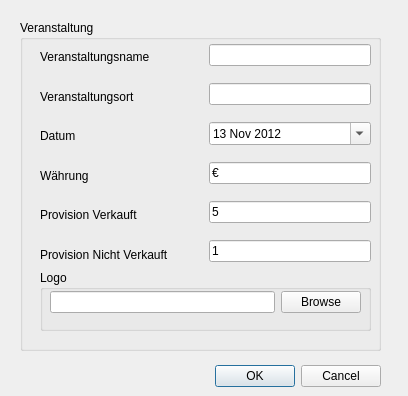
<?xml version="1.0" encoding="UTF-8"?>
<ui version="4.0">
 <class>EventMgrWidget</class>
 <widget class="QDialog" name="EventMgrWidget">
  <property name="geometry">
   <rect>
    <x>0</x>
    <y>0</y>
    <width>408</width>
    <height>396</height>
   </rect>
  </property>
  <property name="windowTitle">
   <string>Dialog</string>
  </property>
  <widget class="QDialogButtonBox" name="buttonBox">
   <property name="geometry">
    <rect>
     <x>40</x>
     <y>360</y>
     <width>341</width>
     <height>32</height>
    </rect>
   </property>
   <property name="orientation">
    <enum>Qt::Horizontal</enum>
   </property>
   <property name="standardButtons">
    <set>QDialogButtonBox::Cancel|QDialogButtonBox::Ok</set>
   </property>
  </widget>
  <widget class="QGroupBox" name="eventgroupBox">
   <property name="geometry">
    <rect>
     <x>20</x>
     <y>20</y>
     <width>361</width>
     <height>331</height>
    </rect>
   </property>
   <property name="title">
    <string>Veranstaltung</string>
   </property>
   <widget class="QGroupBox" name="logogroupBox">
    <property name="geometry">
     <rect>
      <x>20</x>
      <y>250</y>
      <width>331</width>
      <height>61</height>
     </rect>
    </property>
    <property name="title">
     <string>Logo</string>
    </property>
    <widget class="QWidget" name="">
     <property name="geometry">
      <rect>
       <x>10</x>
       <y>20</y>
       <width>311</width>
       <height>25</height>
      </rect>
     </property>
     <layout class="QHBoxLayout" name="horizontalLayout_2">
      <item>
       <widget class="QLineEdit" name="logolineEdit">
        <property name="enabled">
         <bool>true</bool>
        </property>
        <property name="readOnly">
         <bool>true</bool>
        </property>
       </widget>
      </item>
      <item>
       <widget class="QPushButton" name="browselblbtn">
        <property name="text">
         <string>Browse</string>
        </property>
       </widget>
      </item>
     </layout>
    </widget>
   </widget>
   <widget class="QWidget" name="">
    <property name="geometry">
     <rect>
      <x>20</x>
      <y>20</y>
      <width>331</width>
      <height>231</height>
     </rect>
    </property>
    <layout class="QHBoxLayout" name="horizontalLayout">
     <item>
      <layout class="QVBoxLayout" name="verticalLayout">
       <item>
        <widget class="QLabel" name="eventlbl">
         <property name="sizePolicy">
          <sizepolicy hsizetype="Preferred" vsizetype="Preferred">
           <horstretch>1</horstretch>
           <verstretch>0</verstretch>
          </sizepolicy>
         </property>
         <property name="text">
          <string>Veranstaltungsname</string>
         </property>
        </widget>
       </item>
       <item>
        <widget class="QLabel" name="eventlocationlabel">
         <property name="sizePolicy">
          <sizepolicy hsizetype="Expanding" vsizetype="Preferred">
           <horstretch>0</horstretch>
           <verstretch>0</verstretch>
          </sizepolicy>
         </property>
         <property name="text">
          <string>Veranstaltungsort</string>
         </property>
        </widget>
       </item>
       <item>
        <widget class="QLabel" name="datelbl">
         <property name="text">
          <string>Datum</string>
         </property>
        </widget>
       </item>
       <item>
        <widget class="QLabel" name="currencyLabel">
         <property name="text">
          <string>Währung</string>
         </property>
        </widget>
       </item>
       <item>
        <widget class="QLabel" name="provSoldLabel">
         <property name="text">
          <string>Provision Verkauft</string>
         </property>
        </widget>
       </item>
       <item>
        <widget class="QLabel" name="provNSoldLabel">
         <property name="text">
          <string>Provision Nicht Verkauft</string>
         </property>
        </widget>
       </item>
      </layout>
     </item>
     <item>
      <layout class="QVBoxLayout" name="verticalLayout_2">
       <property name="spacing">
        <number>13</number>
       </property>
       <item>
        <widget class="QLineEdit" name="eventnameedit"/>
       </item>
       <item>
        <widget class="QLineEdit" name="eventLocationlineedit"/>
       </item>
       <item>
        <widget class="QDateEdit" name="eventdateedit">
         <property name="dateTime">
          <datetime>
           <hour>0</hour>
           <minute>0</minute>
           <second>0</second>
           <year>2012</year>
           <month>11</month>
           <day>13</day>
          </datetime>
         </property>
         <property name="calendarPopup">
          <bool>true</bool>
         </property>
        </widget>
       </item>
       <item>
        <widget class="QLineEdit" name="currencyLineEdit">
         <property name="text">
          <string>€</string>
         </property>
         <property name="maxLength">
          <number>2</number>
         </property>
        </widget>
       </item>
       <item>
        <widget class="QLineEdit" name="provSoldLineEdit">
         <property name="text">
          <string>5</string>
         </property>
        </widget>
       </item>
       <item>
        <widget class="QLineEdit" name="provNSoldLineEdit">
         <property name="text">
          <string>1</string>
         </property>
        </widget>
       </item>
      </layout>
     </item>
    </layout>
   </widget>
  </widget>
 </widget>
 <resources/>
 <connections>
  <connection>
   <sender>buttonBox</sender>
   <signal>accepted()</signal>
   <receiver>EventMgrWidget</receiver>
   <slot>accept()</slot>
   <hints>
    <hint type="sourcelabel">
     <x>248</x>
     <y>254</y>
    </hint>
    <hint type="destinationlabel">
     <x>157</x>
     <y>274</y>
    </hint>
   </hints>
  </connection>
  <connection>
   <sender>buttonBox</sender>
   <signal>rejected()</signal>
   <receiver>EventMgrWidget</receiver>
   <slot>reject()</slot>
   <hints>
    <hint type="sourcelabel">
     <x>316</x>
     <y>260</y>
    </hint>
    <hint type="destinationlabel">
     <x>286</x>
     <y>274</y>
    </hint>
   </hints>
  </connection>
 </connections>
</ui>
